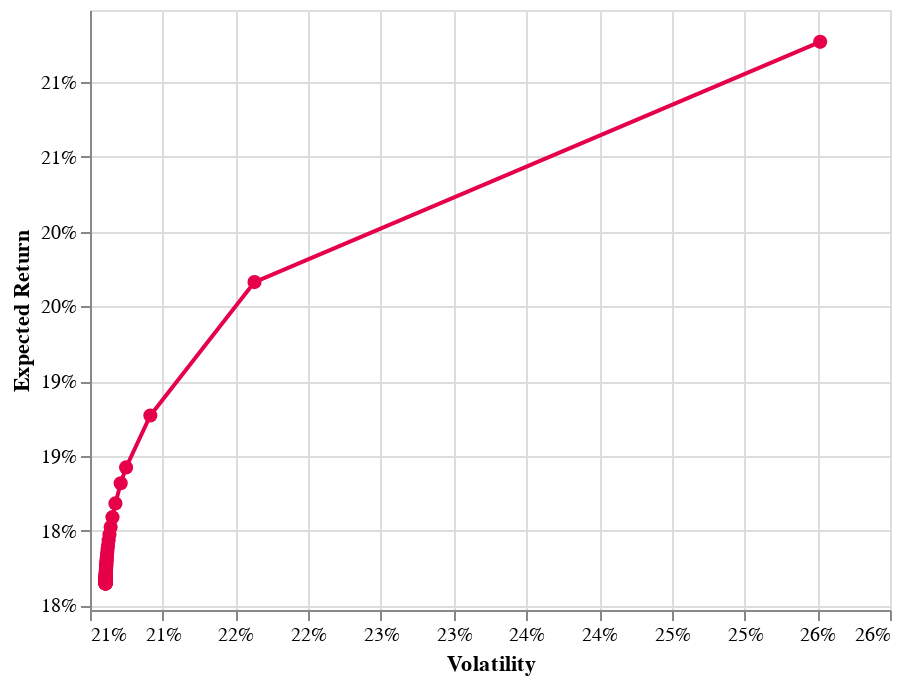

Source (notebook cell):
### Code cell
c = (
    alt.Chart(efficient_frontier)
    .mark_line(point=alt.OverlayMarkDef(color="#e60049", size=50), color="#e60049")
    .encode(
        x=alt.X(
            "volatility:Q", axis=alt.Axis(title="Volatility", format=".0%")
        ),
        y=alt.Y(
            "expected_return:Q",
            axis=alt.Axis(
                title="Expected Return",
                format=".0%",
            ),
            scale=alt.Scale(
                domain=[
                    efficient_frontier.loc[:, "expected_return"].min() * 0.99,
                    efficient_frontier.loc[:, "expected_return"].max() * 1.01,
                ]
            ),
        ),
        tooltip=[
            alt.Tooltip(f"{col}:Q", format=".2%")
            for col in asset_sectors.loc[:, "Asset"]
        ]
        + [
            alt.Tooltip("volatility:Q", format=".2%", title="Volatility"),
            alt.Tooltip(
                "expected_return:Q", format=".2%", title="Expected Return"
            ),
        ],
    )
).interactive().properties(width=400, height=300)

c

### Figure 1 — Vega-Lite specification as saved in the notebook (floating-point values rounded to 4 significant figures)
{"config": {"view": {"continuousWidth": 400, "continuousHeight": 300}}, "data": {"name": "data-855e81d3d132d60d214dde2067b55b41"}, "mark": {"type": "line", "color": "#e60049", "point": {"color": "#e60049", "size": 50}}, "encoding": {"tooltip": [{"field": "NVDA", "format": ".2%", "type": "quantitative"}, {"field": "AMD", "format": ".2%", "type": "quantitative"}, {"field": "INTC", "format": ".2%", "type": "quantitative"}, {"field": "BAC", "format": ".2%", "type": "quantitative"}, {"field": "JPM", "format": ".2%", "type": "quantitative"}, {"field": "C", "format": ".2%", "type": "quantitative"}, {"field": "MSFT", "format": ".2%", "type": "quantitative"}, {"field": "GOOG", "format": ".2%", "type": "quantitative"}, {"field": "META", "format": ".2%", "type": "quantitative"}, {"field": "BTC-USD", "format": ".2%", "type": "quantitative"}, {"field": "ETH-USD", "format": ".2%", "type": "quantitative"}, {"field": "volatility", "format": ".2%", "title": "Volatility", "type": "quantitative"}, {"field": "expected_return", "format": ".2%", "title": "Expected Return", "type": "quantitative"}], "x": {"axis": {"format": ".0%", "title": "Volatility"}, "field": "volatility", "type": "quantitative"}, "y": {"axis": {"format": ".0%", "title": "Expected Return"}, "field": "expected_return", "scale": {"domain": [0.1747, 0.2148]}, "type": "quantitative"}}, "height": 300, "selection": {"selector001": {"type": "interval", "bind": "scales", "encodings": ["x", "y"]}}, "width": 400, "$schema": "https://vega.github.io/schema/vega-lite/v4.17.0.json", "datasets": {"data-855e81d3d132d60d214dde2067b55b41": [{"volatility": 0.2552, "expected_return": 0.2127, "NVDA": 0.2, "AMD": 0.2, "INTC": 5.322e-07, "BAC": 1.061e-07, "JPM": 0.1, "C": 6.805e-08, "MSFT": 0.2, "GOOG": 0.2, "META": 8.498e-08, "BTC-USD": 5.33e-07, "ETH-USD": 0.1}, {"volatility": 0.2163, "expected_return": 0.1966, "NVDA": 0.1718, "AMD": 0.01483, "INTC": 0.1134, "BAC": 4.881e-07, "JPM": 0.15, "C": 1.413e-07, "MSFT": 0.2, "GOOG": 0.2, "META": 0.05, "BTC-USD": 0.0925, "ETH-USD": 0.007505}, {"volatility": 0.2091, "expected_return": 0.1877, "NVDA": 0.1051, "AMD": 0.01948, "INTC": 0.1755, "BAC": 0.01068, "JPM": 0.1393, "C": 5.702e-06, "MSFT": 0.2, "GOOG": 0.2, "META": 0.05, "BTC-USD": 0.09958, "ETH-USD": 0.0004174}, {"volatility": 0.2075, "expected_return": 0.1842, "NVDA": 0.08138, "AMD": 0.02108, "INTC": 0.1975, "BAC": 0.0263, "JPM": 0.1237, "C": 2.017e-07, "MSFT": 0.2, "GOOG": 0.2, "META": 0.05, "BTC-USD": 0.1, "ETH-USD": 2.491e-06}, {"volatility": 0.2071, "expected_return": 0.1832, "NVDA": 0.07392, "AMD": 0.02608, "INTC": 0.2, "BAC": 0.03446, "JPM": 0.1163, "C": 2.779e-06, "MSFT": 0.1992, "GOOG": 0.2, "META": 0.05, "BTC-USD": 0.09999, "ETH-USD": 1.351e-05}, {"volatility": 0.2067, "expected_return": 0.1818, "NVDA": 0.07018, "AMD": 0.02982, "INTC": 0.2, "BAC": 0.04255, "JPM": 0.1181, "C": 4.321e-07, "MSFT": 0.1894, "GOOG": 0.2, "META": 0.05, "BTC-USD": 0.1, "ETH-USD": 2.666e-06}, {"volatility": 0.2065, "expected_return": 0.1809, "NVDA": 0.06766, "AMD": 0.03234, "INTC": 0.2, "BAC": 0.04806, "JPM": 0.1193, "C": 2.323e-08, "MSFT": 0.1826, "GOOG": 0.2, "META": 0.05, "BTC-USD": 0.1, "ETH-USD": 1.287e-07}, {"volatility": 0.2064, "expected_return": 0.1802, "NVDA": 0.06584, "AMD": 0.03416, "INTC": 0.2, "BAC": 0.05203, "JPM": 0.1202, "C": 2.105e-08, "MSFT": 0.1778, "GOOG": 0.2, "META": 0.05, "BTC-USD": 0.1, "ETH-USD": 3.747e-08}, {"volatility": 0.2063, "expected_return": 0.1797, "NVDA": 0.06447, "AMD": 0.03553, "INTC": 0.2, "BAC": 0.05502, "JPM": 0.1209, "C": 2.991e-08, "MSFT": 0.1741, "GOOG": 0.2, "META": 0.05, "BTC-USD": 0.1, "ETH-USD": 4.175e-08}, {"volatility": 0.2063, "expected_return": 0.1794, "NVDA": 0.06339, "AMD": 0.03661, "INTC": 0.2, "BAC": 0.05736, "JPM": 0.1214, "C": 1.792e-08, "MSFT": 0.1712, "GOOG": 0.2, "META": 0.05, "BTC-USD": 0.1, "ETH-USD": 2.112e-08}, {"volatility": 0.2062, "expected_return": 0.179, "NVDA": 0.06253, "AMD": 0.03747, "INTC": 0.2, "BAC": 0.05924, "JPM": 0.1219, "C": 4.473e-06, "MSFT": 0.1689, "GOOG": 0.2, "META": 0.05, "BTC-USD": 0.09999, "ETH-USD": 8.905e-06}, {"volatility": 0.2062, "expected_return": 0.1788, "NVDA": 0.06182, "AMD": 0.03818, "INTC": 0.2, "BAC": 0.06078, "JPM": 0.1222, "C": 5.401e-07, "MSFT": 0.167, "GOOG": 0.2, "META": 0.05, "BTC-USD": 0.1, "ETH-USD": 1.201e-06}, {"volatility": 0.2062, "expected_return": 0.1786, "NVDA": 0.06123, "AMD": 0.03877, "INTC": 0.2, "BAC": 0.06208, "JPM": 0.1225, "C": 3.519e-09, "MSFT": 0.1654, "GOOG": 0.2, "META": 0.05, "BTC-USD": 0.1, "ETH-USD": 4.118e-09}, {"volatility": 0.2062, "expected_return": 0.1784, "NVDA": 0.06073, "AMD": 0.03927, "INTC": 0.2, "BAC": 0.06316, "JPM": 0.1227, "C": 1.009e-06, "MSFT": 0.1641, "GOOG": 0.2, "META": 0.05, "BTC-USD": 0.1, "ETH-USD": 7.419e-07}, {"volatility": 0.2062, "expected_return": 0.1782, "NVDA": 0.0603, "AMD": 0.0397, "INTC": 0.2, "BAC": 0.06409, "JPM": 0.123, "C": 1.172e-06, "MSFT": 0.1629, "GOOG": 0.2, "META": 0.05, "BTC-USD": 0.1, "ETH-USD": 1.56e-06}, {"volatility": 0.2061, "expected_return": 0.1781, "NVDA": 0.05993, "AMD": 0.04007, "INTC": 0.2, "BAC": 0.0649, "JPM": 0.1232, "C": 2.391e-07, "MSFT": 0.1619, "GOOG": 0.2, "META": 0.05, "BTC-USD": 0.1, "ETH-USD": 3.664e-07}, {"volatility": 0.2061, "expected_return": 0.178, "NVDA": 0.0596, "AMD": 0.0404, "INTC": 0.2, "BAC": 0.06562, "JPM": 0.1233, "C": 5.248e-08, "MSFT": 0.1611, "GOOG": 0.2, "META": 0.05, "BTC-USD": 0.1, "ETH-USD": 8.943e-08}, {"volatility": 0.2061, "expected_return": 0.1779, "NVDA": 0.05931, "AMD": 0.04069, "INTC": 0.2, "BAC": 0.06626, "JPM": 0.1235, "C": 7.853e-09, "MSFT": 0.1603, "GOOG": 0.2, "META": 0.05, "BTC-USD": 0.1, "ETH-USD": 1.473e-08}, {"volatility": 0.2061, "expected_return": 0.1778, "NVDA": 0.05905, "AMD": 0.04095, "INTC": 0.2, "BAC": 0.06683, "JPM": 0.1236, "C": 8.002e-10, "MSFT": 0.1596, "GOOG": 0.2, "META": 0.05, "BTC-USD": 0.1, "ETH-USD": 2.96e-10}, {"volatility": 0.2061, "expected_return": 0.1777, "NVDA": 0.05882, "AMD": 0.04118, "INTC": 0.2, "BAC": 0.06734, "JPM": 0.1237, "C": 2.817e-09, "MSFT": 0.159, "GOOG": 0.2, "META": 0.05, "BTC-USD": 0.1, "ETH-USD": 5.416e-10}, {"volatility": 0.2061, "expected_return": 0.1776, "NVDA": 0.05861, "AMD": 0.04139, "INTC": 0.2, "BAC": 0.06779, "JPM": 0.1238, "C": 1.331e-07, "MSFT": 0.1584, "GOOG": 0.2, "META": 0.05, "BTC-USD": 0.1, "ETH-USD": 8.723e-08}, {"volatility": 0.2061, "expected_return": 0.1775, "NVDA": 0.05842, "AMD": 0.04158, "INTC": 0.2, "BAC": 0.0682, "JPM": 0.1239, "C": 5.44e-06, "MSFT": 0.1579, "GOOG": 0.2, "META": 0.05, "BTC-USD": 0.1, "ETH-USD": 2.715e-06}, {"volatility": 0.2061, "expected_return": 0.1775, "NVDA": 0.05825, "AMD": 0.04175, "INTC": 0.2, "BAC": 0.06857, "JPM": 0.124, "C": 1.24e-07, "MSFT": 0.1575, "GOOG": 0.2, "META": 0.05, "BTC-USD": 0.1, "ETH-USD": 7.011e-08}, {"volatility": 0.2061, "expected_return": 0.1774, "NVDA": 0.05809, "AMD": 0.04191, "INTC": 0.2, "BAC": 0.06891, "JPM": 0.1241, "C": 8.312e-09, "MSFT": 0.157, "GOOG": 0.2, "META": 0.05, "BTC-USD": 0.1, "ETH-USD": 6.178e-09}, {"volatility": 0.2061, "expected_return": 0.1774, "NVDA": 0.05795, "AMD": 0.04205, "INTC": 0.2, "BAC": 0.06923, "JPM": 0.1241, "C": 3.481e-07, "MSFT": 0.1566, "GOOG": 0.2, "META": 0.05, "BTC-USD": 0.1, "ETH-USD": 2.37e-07}, {"volatility": 0.2061, "expected_return": 0.1773, "NVDA": 0.05782, "AMD": 0.04218, "INTC": 0.2, "BAC": 0.06951, "JPM": 0.1242, "C": 9.821e-08, "MSFT": 0.1563, "GOOG": 0.2, "META": 0.05, "BTC-USD": 0.1, "ETH-USD": 6.03e-08}, {"volatility": 0.2061, "expected_return": 0.1773, "NVDA": 0.05769, "AMD": 0.04231, "INTC": 0.2, "BAC": 0.06978, "JPM": 0.1242, "C": 2.664e-07, "MSFT": 0.156, "GOOG": 0.2, "META": 0.05, "BTC-USD": 0.1, "ETH-USD": 1.464e-07}, {"volatility": 0.2061, "expected_return": 0.1772, "NVDA": 0.05758, "AMD": 0.04242, "INTC": 0.2, "BAC": 0.07003, "JPM": 0.1243, "C": 5.55e-07, "MSFT": 0.1557, "GOOG": 0.2, "META": 0.05, "BTC-USD": 0.1, "ETH-USD": 2.852e-07}, {"volatility": 0.2061, "expected_return": 0.1772, "NVDA": 0.05748, "AMD": 0.04252, "INTC": 0.2, "BAC": 0.07026, "JPM": 0.1244, "C": 8.549e-07, "MSFT": 0.1554, "GOOG": 0.2, "META": 0.05, "BTC-USD": 0.1, "ETH-USD": 4.149e-07}, {"volatility": 0.2061, "expected_return": 0.1772, "NVDA": 0.05738, "AMD": 0.04262, "INTC": 0.2, "BAC": 0.07047, "JPM": 0.1244, "C": 1.193e-06, "MSFT": 0.1551, "GOOG": 0.2, "META": 0.05, "BTC-USD": 0.1, "ETH-USD": 5.476e-07}, {"volatility": 0.2061, "expected_return": 0.1771, "NVDA": 0.05729, "AMD": 0.04271, "INTC": 0.2, "BAC": 0.07067, "JPM": 0.1245, "C": 1.572e-06, "MSFT": 0.1549, "GOOG": 0.2, "META": 0.05, "BTC-USD": 0.1, "ETH-USD": 6.835e-07}, {"volatility": 0.2061, "expected_return": 0.1771, "NVDA": 0.0572, "AMD": 0.0428, "INTC": 0.2, "BAC": 0.07086, "JPM": 0.1245, "C": 1.997e-06, "MSFT": 0.1546, "GOOG": 0.2, "META": 0.05, "BTC-USD": 0.1, "ETH-USD": 8.248e-07}, {"volatility": 0.2061, "expected_return": 0.1771, "NVDA": 0.05712, "AMD": 0.04288, "INTC": 0.2, "BAC": 0.07103, "JPM": 0.1245, "C": 2.475e-06, "MSFT": 0.1544, "GOOG": 0.2, "META": 0.05, "BTC-USD": 0.1, "ETH-USD": 9.741e-07}, {"volatility": 0.2061, "expected_return": 0.1771, "NVDA": 0.05705, "AMD": 0.04295, "INTC": 0.2, "BAC": 0.0712, "JPM": 0.1246, "C": 3.031e-06, "MSFT": 0.1542, "GOOG": 0.2, "META": 0.05, "BTC-USD": 0.1, "ETH-USD": 1.142e-06}, {"volatility": 0.2061, "expected_return": 0.177, "NVDA": 0.05697, "AMD": 0.04303, "INTC": 0.2, "BAC": 0.07135, "JPM": 0.1246, "C": 3.615e-06, "MSFT": 0.154, "GOOG": 0.2, "META": 0.05, "BTC-USD": 0.1, "ETH-USD": 1.308e-06}, {"volatility": 0.2061, "expected_return": 0.177, "NVDA": 0.05691, "AMD": 0.04309, "INTC": 0.2, "BAC": 0.0715, "JPM": 0.1246, "C": 4.283e-06, "MSFT": 0.1539, "GOOG": 0.2, "META": 0.05, "BTC-USD": 0.1, "ETH-USD": 1.493e-06}, {"volatility": 0.2061, "expected_return": 0.177, "NVDA": 0.05684, "AMD": 0.04316, "INTC": 0.2, "BAC": 0.07164, "JPM": 0.1247, "C": 2.549e-09, "MSFT": 0.1537, "GOOG": 0.2, "META": 0.05, "BTC-USD": 0.1, "ETH-USD": 1.398e-09}, {"volatility": 0.2061, "expected_return": 0.177, "NVDA": 0.05678, "AMD": 0.04322, "INTC": 0.2, "BAC": 0.07177, "JPM": 0.1247, "C": 3.049e-09, "MSFT": 0.1535, "GOOG": 0.2, "META": 0.05, "BTC-USD": 0.1, "ETH-USD": 1.632e-09}, {"volatility": 0.2061, "expected_return": 0.1769, "NVDA": 0.05673, "AMD": 0.04327, "INTC": 0.2, "BAC": 0.0719, "JPM": 0.1247, "C": 3.604e-09, "MSFT": 0.1534, "GOOG": 0.2, "META": 0.05, "BTC-USD": 0.1, "ETH-USD": 1.885e-09}, {"volatility": 0.2061, "expected_return": 0.1769, "NVDA": 0.05667, "AMD": 0.04333, "INTC": 0.2, "BAC": 0.07201, "JPM": 0.1248, "C": 4.232e-09, "MSFT": 0.1532, "GOOG": 0.2, "META": 0.05, "BTC-USD": 0.1, "ETH-USD": 2.165e-09}, {"volatility": 0.2061, "expected_return": 0.1769, "NVDA": 0.05662, "AMD": 0.04338, "INTC": 0.2, "BAC": 0.07213, "JPM": 0.1248, "C": 4.952e-09, "MSFT": 0.1531, "GOOG": 0.2, "META": 0.05, "BTC-USD": 0.1, "ETH-USD": 2.478e-09}, {"volatility": 0.2061, "expected_return": 0.1769, "NVDA": 0.05657, "AMD": 0.04343, "INTC": 0.2, "BAC": 0.07223, "JPM": 0.1248, "C": 5.772e-09, "MSFT": 0.153, "GOOG": 0.2, "META": 0.05, "BTC-USD": 0.1, "ETH-USD": 2.823e-09}, {"volatility": 0.2061, "expected_return": 0.1769, "NVDA": 0.05653, "AMD": 0.04347, "INTC": 0.2, "BAC": 0.07233, "JPM": 0.1248, "C": 6.689e-09, "MSFT": 0.1528, "GOOG": 0.2, "META": 0.05, "BTC-USD": 0.1, "ETH-USD": 3.19e-09}, {"volatility": 0.2061, "expected_return": 0.1768, "NVDA": 0.05648, "AMD": 0.04352, "INTC": 0.2, "BAC": 0.07243, "JPM": 0.1248, "C": 8.747e-09, "MSFT": 0.1527, "GOOG": 0.2, "META": 0.05, "BTC-USD": 0.1, "ETH-USD": 4.152e-09}, {"volatility": 0.2061, "expected_return": 0.1768, "NVDA": 0.05644, "AMD": 0.04356, "INTC": 0.2, "BAC": 0.07252, "JPM": 0.1249, "C": 1.055e-08, "MSFT": 0.1526, "GOOG": 0.2, "META": 0.05, "BTC-USD": 0.1, "ETH-USD": 5.07e-09}, {"volatility": 0.2061, "expected_return": 0.1768, "NVDA": 0.0564, "AMD": 0.0436, "INTC": 0.2, "BAC": 0.07261, "JPM": 0.1249, "C": 3.762e-09, "MSFT": 0.1525, "GOOG": 0.2, "META": 0.05, "BTC-USD": 0.1, "ETH-USD": 1.952e-09}, {"volatility": 0.2061, "expected_return": 0.1768, "NVDA": 0.05636, "AMD": 0.04364, "INTC": 0.2, "BAC": 0.0727, "JPM": 0.1249, "C": 1.111e-09, "MSFT": 0.1524, "GOOG": 0.2, "META": 0.05, "BTC-USD": 0.1, "ETH-USD": 5.878e-10}, {"volatility": 0.2061, "expected_return": 0.1768, "NVDA": 0.05632, "AMD": 0.04368, "INTC": 0.2, "BAC": 0.07278, "JPM": 0.1249, "C": 1.511e-09, "MSFT": 0.1523, "GOOG": 0.2, "META": 0.05, "BTC-USD": 0.1, "ETH-USD": 7.476e-10}, {"volatility": 0.2061, "expected_return": 0.1768, "NVDA": 0.05629, "AMD": 0.04371, "INTC": 0.2, "BAC": 0.07285, "JPM": 0.1249, "C": 3.159e-06, "MSFT": 0.1522, "GOOG": 0.2, "META": 0.05, "BTC-USD": 0.1, "ETH-USD": 8.084e-07}, {"volatility": 0.2061, "expected_return": 0.1768, "NVDA": 0.05625, "AMD": 0.04375, "INTC": 0.2, "BAC": 0.07293, "JPM": 0.125, "C": 1.93e-08, "MSFT": 0.1521, "GOOG": 0.2, "META": 0.05, "BTC-USD": 0.1, "ETH-USD": 4.889e-09}, {"volatility": 0.2061, "expected_return": 0.1768, "NVDA": 0.05622, "AMD": 0.04378, "INTC": 0.2, "BAC": 0.073, "JPM": 0.125, "C": 1.276e-06, "MSFT": 0.152, "GOOG": 0.2, "META": 0.05, "BTC-USD": 0.1, "ETH-USD": 3.12e-07}, {"volatility": 0.2061, "expected_return": 0.1767, "NVDA": 0.05619, "AMD": 0.04381, "INTC": 0.2, "BAC": 0.07307, "JPM": 0.125, "C": 1.917e-07, "MSFT": 0.1519, "GOOG": 0.2, "META": 0.05, "BTC-USD": 0.1, "ETH-USD": 5.73e-08}, {"volatility": 0.2061, "expected_return": 0.1767, "NVDA": 0.05616, "AMD": 0.04384, "INTC": 0.2, "BAC": 0.07313, "JPM": 0.125, "C": 7.31e-08, "MSFT": 0.1519, "GOOG": 0.2, "META": 0.05, "BTC-USD": 0.1, "ETH-USD": 3.502e-08}, {"volatility": 0.2061, "expected_return": 0.1767, "NVDA": 0.05613, "AMD": 0.04387, "INTC": 0.2, "BAC": 0.0732, "JPM": 0.125, "C": 8.127e-08, "MSFT": 0.1518, "GOOG": 0.2, "META": 0.05, "BTC-USD": 0.1, "ETH-USD": 3.789e-08}, {"volatility": 0.2061, "expected_return": 0.1767, "NVDA": 0.0561, "AMD": 0.0439, "INTC": 0.2, "BAC": 0.07326, "JPM": 0.125, "C": 5.39e-08, "MSFT": 0.1517, "GOOG": 0.2, "META": 0.05, "BTC-USD": 0.1, "ETH-USD": 2.405e-08}, {"volatility": 0.2061, "expected_return": 0.1767, "NVDA": 0.05608, "AMD": 0.04392, "INTC": 0.2, "BAC": 0.07332, "JPM": 0.125, "C": 4.309e-08, "MSFT": 0.1516, "GOOG": 0.2, "META": 0.05, "BTC-USD": 0.1, "ETH-USD": 1.852e-08}, {"volatility": 0.2061, "expected_return": 0.1767, "NVDA": 0.05605, "AMD": 0.04395, "INTC": 0.2, "BAC": 0.07337, "JPM": 0.1251, "C": 3.872e-08, "MSFT": 0.1516, "GOOG": 0.2, "META": 0.05, "BTC-USD": 0.1, "ETH-USD": 1.613e-08}, {"volatility": 0.2061, "expected_return": 0.1767, "NVDA": 0.05602, "AMD": 0.04398, "INTC": 0.2, "BAC": 0.07343, "JPM": 0.1251, "C": 3.653e-08, "MSFT": 0.1515, "GOOG": 0.2, "META": 0.05, "BTC-USD": 0.1, "ETH-USD": 1.482e-08}, {"volatility": 0.2061, "expected_return": 0.1767, "NVDA": 0.056, "AMD": 0.044, "INTC": 0.2, "BAC": 0.07348, "JPM": 0.1251, "C": 3.56e-08, "MSFT": 0.1514, "GOOG": 0.2, "META": 0.05, "BTC-USD": 0.1, "ETH-USD": 1.41e-08}, {"volatility": 0.2061, "expected_return": 0.1767, "NVDA": 0.05598, "AMD": 0.04402, "INTC": 0.2, "BAC": 0.07353, "JPM": 0.1251, "C": 3.55e-08, "MSFT": 0.1514, "GOOG": 0.2, "META": 0.05, "BTC-USD": 0.1, "ETH-USD": 1.379e-08}, {"volatility": 0.2061, "expected_return": 0.1767, "NVDA": 0.05595, "AMD": 0.04405, "INTC": 0.2, "BAC": 0.07358, "JPM": 0.1251, "C": 1.122e-07, "MSFT": 0.1513, "GOOG": 0.2, "META": 0.05, "BTC-USD": 0.1, "ETH-USD": 4.303e-08}, {"volatility": 0.2061, "expected_return": 0.1766, "NVDA": 0.05593, "AMD": 0.04407, "INTC": 0.2, "BAC": 0.07363, "JPM": 0.1251, "C": 3.988e-07, "MSFT": 0.1513, "GOOG": 0.2, "META": 0.05, "BTC-USD": 0.1, "ETH-USD": 1.532e-07}, {"volatility": 0.2061, "expected_return": 0.1766, "NVDA": 0.05591, "AMD": 0.04409, "INTC": 0.2, "BAC": 0.07368, "JPM": 0.1251, "C": 3.567e-07, "MSFT": 0.1512, "GOOG": 0.2, "META": 0.05, "BTC-USD": 0.1, "ETH-USD": 9.039e-08}, {"volatility": 0.2061, "expected_return": 0.1766, "NVDA": 0.05589, "AMD": 0.04411, "INTC": 0.2, "BAC": 0.07371, "JPM": 0.1251, "C": 5.375e-07, "MSFT": 0.1511, "GOOG": 0.2, "META": 0.05, "BTC-USD": 0.1, "ETH-USD": 6.387e-08}, {"volatility": 0.2061, "expected_return": 0.1766, "NVDA": 0.05587, "AMD": 0.04413, "INTC": 0.2, "BAC": 0.07375, "JPM": 0.1252, "C": 8.345e-08, "MSFT": 0.1511, "GOOG": 0.2, "META": 0.05, "BTC-USD": 0.1, "ETH-USD": 5.963e-09}, {"volatility": 0.2061, "expected_return": 0.1766, "NVDA": 0.05585, "AMD": 0.04415, "INTC": 0.2, "BAC": 0.0738, "JPM": 0.1252, "C": 5.857e-08, "MSFT": 0.151, "GOOG": 0.2, "META": 0.05, "BTC-USD": 0.1, "ETH-USD": 1.57e-08}, {"volatility": 0.2061, "expected_return": 0.1766, "NVDA": 0.05583, "AMD": 0.04417, "INTC": 0.2, "BAC": 0.07385, "JPM": 0.1252, "C": 6.287e-08, "MSFT": 0.151, "GOOG": 0.2, "META": 0.05, "BTC-USD": 0.1, "ETH-USD": 9.413e-09}, {"volatility": 0.2061, "expected_return": 0.1766, "NVDA": 0.05582, "AMD": 0.04418, "INTC": 0.2, "BAC": 0.07388, "JPM": 0.1252, "C": 2.385e-07, "MSFT": 0.1509, "GOOG": 0.2, "META": 0.05, "BTC-USD": 0.1, "ETH-USD": 3.344e-08}, {"volatility": 0.2061, "expected_return": 0.1766, "NVDA": 0.0558, "AMD": 0.0442, "INTC": 0.2, "BAC": 0.07392, "JPM": 0.1252, "C": 1.692e-07, "MSFT": 0.1509, "GOOG": 0.2, "META": 0.05, "BTC-USD": 0.1, "ETH-USD": 2.706e-08}, {"volatility": 0.2061, "expected_return": 0.1766, "NVDA": 0.05578, "AMD": 0.04422, "INTC": 0.2, "BAC": 0.07396, "JPM": 0.1252, "C": 2.226e-07, "MSFT": 0.1508, "GOOG": 0.2, "META": 0.05, "BTC-USD": 0.1, "ETH-USD": 3.191e-08}, {"volatility": 0.2061, "expected_return": 0.1766, "NVDA": 0.05576, "AMD": 0.04424, "INTC": 0.2, "BAC": 0.074, "JPM": 0.1252, "C": 6.145e-08, "MSFT": 0.1508, "GOOG": 0.2, "META": 0.05, "BTC-USD": 0.1, "ETH-USD": 1.999e-08}, {"volatility": 0.2061, "expected_return": 0.1766, "NVDA": 0.05575, "AMD": 0.04425, "INTC": 0.2, "BAC": 0.07403, "JPM": 0.1252, "C": 1.943e-07, "MSFT": 0.1508, "GOOG": 0.2, "META": 0.05, "BTC-USD": 0.1, "ETH-USD": 6.557e-08}, {"volatility": 0.2061, "expected_return": 0.1766, "NVDA": 0.05573, "AMD": 0.04427, "INTC": 0.2, "BAC": 0.07407, "JPM": 0.1252, "C": 4.136e-08, "MSFT": 0.1507, "GOOG": 0.2, "META": 0.05, "BTC-USD": 0.1, "ETH-USD": 1.448e-08}, {"volatility": 0.2061, "expected_return": 0.1766, "NVDA": 0.05572, "AMD": 0.04428, "INTC": 0.2, "BAC": 0.0741, "JPM": 0.1252, "C": 5.077e-07, "MSFT": 0.1507, "GOOG": 0.2, "META": 0.05, "BTC-USD": 0.1, "ETH-USD": 7.932e-08}, {"volatility": 0.2061, "expected_return": 0.1766, "NVDA": 0.0557, "AMD": 0.0443, "INTC": 0.2, "BAC": 0.07413, "JPM": 0.1252, "C": 1.128e-06, "MSFT": 0.1506, "GOOG": 0.2, "META": 0.05, "BTC-USD": 0.1, "ETH-USD": 1.73e-07}, {"volatility": 0.2061, "expected_return": 0.1766, "NVDA": 0.05569, "AMD": 0.04431, "INTC": 0.2, "BAC": 0.07416, "JPM": 0.1252, "C": 7.138e-07, "MSFT": 0.1506, "GOOG": 0.2, "META": 0.05, "BTC-USD": 0.1, "ETH-USD": 9.981e-08}, {"volatility": 0.2061, "expected_return": 0.1766, "NVDA": 0.05567, "AMD": 0.04433, "INTC": 0.2, "BAC": 0.07419, "JPM": 0.1252, "C": 1.448e-08, "MSFT": 0.1506, "GOOG": 0.2, "META": 0.05, "BTC-USD": 0.1, "ETH-USD": 2.055e-09}, {"volatility": 0.2061, "expected_return": 0.1765, "NVDA": 0.05566, "AMD": 0.04434, "INTC": 0.2, "BAC": 0.07422, "JPM": 0.1253, "C": 4.584e-08, "MSFT": 0.1505, "GOOG": 0.2, "META": 0.05, "BTC-USD": 0.1, "ETH-USD": 4.147e-09}, {"volatility": 0.2061, "expected_return": 0.1765, "NVDA": 0.05565, "AMD": 0.04435, "INTC": 0.2, "BAC": 0.07425, "JPM": 0.1253, "C": 1.482e-07, "MSFT": 0.1505, "GOOG": 0.2, "META": 0.05, "BTC-USD": 0.1, "ETH-USD": 1.763e-09}, {"volatility": 0.2061, "expected_return": 0.1765, "NVDA": 0.05563, "AMD": 0.04437, "INTC": 0.2, "BAC": 0.07428, "JPM": 0.1253, "C": 1.093e-06, "MSFT": 0.1505, "GOOG": 0.2, "META": 0.05, "BTC-USD": 0.1, "ETH-USD": 1.686e-08}, {"volatility": 0.2061, "expected_return": 0.1765, "NVDA": 0.05562, "AMD": 0.04438, "INTC": 0.2, "BAC": 0.07431, "JPM": 0.1253, "C": 1.77e-06, "MSFT": 0.1504, "GOOG": 0.2, "META": 0.05, "BTC-USD": 0.1, "ETH-USD": 2.989e-08}, {"volatility": 0.2061, "expected_return": 0.1765, "NVDA": 0.05561, "AMD": 0.04439, "INTC": 0.2, "BAC": 0.07433, "JPM": 0.1253, "C": 2.644e-06, "MSFT": 0.1504, "GOOG": 0.2, "META": 0.05, "BTC-USD": 0.1, "ETH-USD": 4.517e-08}, {"volatility": 0.2061, "expected_return": 0.1765, "NVDA": 0.0556, "AMD": 0.0444, "INTC": 0.2, "BAC": 0.07436, "JPM": 0.1253, "C": 4.049e-06, "MSFT": 0.1504, "GOOG": 0.2, "META": 0.05, "BTC-USD": 0.1, "ETH-USD": 6.718e-08}, {"volatility": 0.2061, "expected_return": 0.1765, "NVDA": 0.05558, "AMD": 0.04442, "INTC": 0.2, "BAC": 0.07439, "JPM": 0.1253, "C": 5.119e-07, "MSFT": 0.1503, "GOOG": 0.2, "META": 0.05, "BTC-USD": 0.1, "ETH-USD": 8.688e-09}, {"volatility": 0.2061, "expected_return": 0.1765, "NVDA": 0.05557, "AMD": 0.04443, "INTC": 0.2, "BAC": 0.07441, "JPM": 0.1253, "C": 6.094e-07, "MSFT": 0.1503, "GOOG": 0.2, "META": 0.05, "BTC-USD": 0.1, "ETH-USD": 1.587e-08}, {"volatility": 0.2061, "expected_return": 0.1765, "NVDA": 0.05556, "AMD": 0.04444, "INTC": 0.2, "BAC": 0.07444, "JPM": 0.1253, "C": 5.799e-07, "MSFT": 0.1503, "GOOG": 0.2, "META": 0.05, "BTC-USD": 0.1, "ETH-USD": 2.206e-08}, {"volatility": 0.2061, "expected_return": 0.1765, "NVDA": 0.05555, "AMD": 0.04445, "INTC": 0.2, "BAC": 0.07446, "JPM": 0.1253, "C": 5.704e-07, "MSFT": 0.1502, "GOOG": 0.2, "META": 0.05, "BTC-USD": 0.1, "ETH-USD": 2.708e-08}, {"volatility": 0.2061, "expected_return": 0.1765, "NVDA": 0.05554, "AMD": 0.04446, "INTC": 0.2, "BAC": 0.07448, "JPM": 0.1253, "C": 5.872e-07, "MSFT": 0.1502, "GOOG": 0.2, "META": 0.05, "BTC-USD": 0.1, "ETH-USD": 3.236e-08}, {"volatility": 0.2061, "expected_return": 0.1765, "NVDA": 0.05553, "AMD": 0.04447, "INTC": 0.2, "BAC": 0.07451, "JPM": 0.1253, "C": 6.388e-07, "MSFT": 0.1502, "GOOG": 0.2, "META": 0.05, "BTC-USD": 0.1, "ETH-USD": 3.92e-08}, {"volatility": 0.2061, "expected_return": 0.1765, "NVDA": 0.05552, "AMD": 0.04448, "INTC": 0.2, "BAC": 0.07453, "JPM": 0.1253, "C": 7.194e-07, "MSFT": 0.1501, "GOOG": 0.2, "META": 0.05, "BTC-USD": 0.1, "ETH-USD": 4.731e-08}, {"volatility": 0.2061, "expected_return": 0.1765, "NVDA": 0.05551, "AMD": 0.04449, "INTC": 0.2, "BAC": 0.07455, "JPM": 0.1253, "C": 8.324e-07, "MSFT": 0.1501, "GOOG": 0.2, "META": 0.05, "BTC-USD": 0.1, "ETH-USD": 5.698e-08}, {"volatility": 0.2061, "expected_return": 0.1765, "NVDA": 0.0555, "AMD": 0.0445, "INTC": 0.2, "BAC": 0.07457, "JPM": 0.1253, "C": 9.499e-07, "MSFT": 0.1501, "GOOG": 0.2, "META": 0.05, "BTC-USD": 0.1, "ETH-USD": 6.678e-08}, {"volatility": 0.2061, "expected_return": 0.1765, "NVDA": 0.05549, "AMD": 0.04451, "INTC": 0.2, "BAC": 0.07459, "JPM": 0.1253, "C": 9.693e-07, "MSFT": 0.1501, "GOOG": 0.2, "META": 0.05, "BTC-USD": 0.1, "ETH-USD": 6.949e-08}, {"volatility": 0.2061, "expected_return": 0.1765, "NVDA": 0.05548, "AMD": 0.04452, "INTC": 0.2, "BAC": 0.07461, "JPM": 0.1253, "C": 9.135e-07, "MSFT": 0.15, "GOOG": 0.2, "META": 0.05, "BTC-USD": 0.1, "ETH-USD": 6.642e-08}, {"volatility": 0.2061, "expected_return": 0.1765, "NVDA": 0.05547, "AMD": 0.04453, "INTC": 0.2, "BAC": 0.07463, "JPM": 0.1253, "C": 7.952e-07, "MSFT": 0.15, "GOOG": 0.2, "META": 0.05, "BTC-USD": 0.1, "ETH-USD": 5.851e-08}, {"volatility": 0.2061, "expected_return": 0.1765, "NVDA": 0.05546, "AMD": 0.04454, "INTC": 0.2, "BAC": 0.07465, "JPM": 0.1254, "C": 6.112e-07, "MSFT": 0.15, "GOOG": 0.2, "META": 0.05, "BTC-USD": 0.1, "ETH-USD": 4.538e-08}, {"volatility": 0.2061, "expected_return": 0.1765, "NVDA": 0.05545, "AMD": 0.04455, "INTC": 0.2, "BAC": 0.07467, "JPM": 0.1254, "C": 3.961e-07, "MSFT": 0.15, "GOOG": 0.2, "META": 0.05, "BTC-USD": 0.1, "ETH-USD": 2.961e-08}, {"volatility": 0.2061, "expected_return": 0.1765, "NVDA": 0.05544, "AMD": 0.04456, "INTC": 0.2, "BAC": 0.07469, "JPM": 0.1254, "C": 2.443e-07, "MSFT": 0.1499, "GOOG": 0.2, "META": 0.05, "BTC-USD": 0.1, "ETH-USD": 1.84e-08}, {"volatility": 0.2061, "expected_return": 0.1765, "NVDA": 0.05544, "AMD": 0.04456, "INTC": 0.2, "BAC": 0.07471, "JPM": 0.1254, "C": 9.707e-08, "MSFT": 0.1499, "GOOG": 0.2, "META": 0.05, "BTC-USD": 0.1, "ETH-USD": 7.146e-09}, {"volatility": 0.2061, "expected_return": 0.1765, "NVDA": 0.05543, "AMD": 0.04457, "INTC": 0.2, "BAC": 0.07473, "JPM": 0.1254, "C": 4.796e-08, "MSFT": 0.1499, "GOOG": 0.2, "META": 0.05, "BTC-USD": 0.1, "ETH-USD": 3.596e-09}]}}
